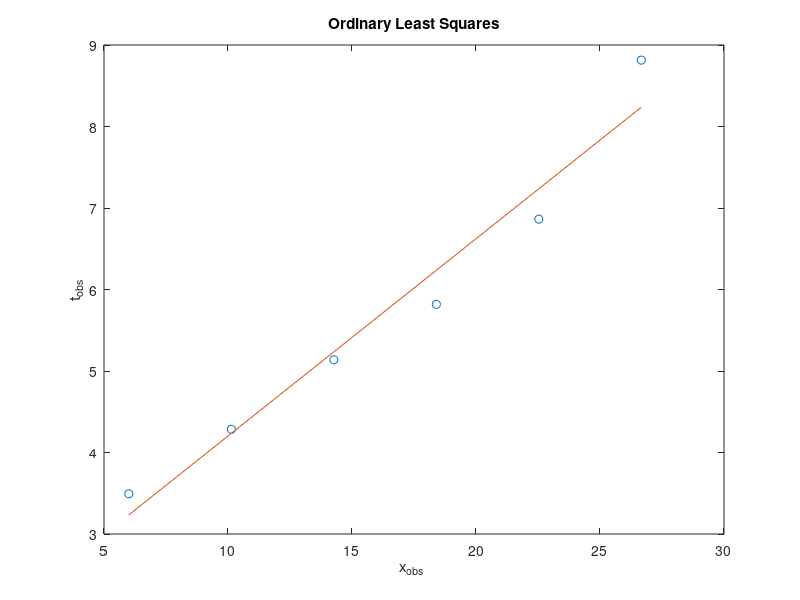

Reproduce this figure in MATLAB. (Note: this script raises an error after producing the figure.)
%%HW5 Problem 1
function z = Homework5
xobs = [6.0 10.1333 14.2667 18.4 22.5333 26.6667]'
tobs = [3.4935 4.285 5.1374 5.8181 6.8632 8.8141]'
m = length(xobs);
%model t_i = t_o + s_2*x_i
f = @(m) m(1) + m(2)*xobs;
sig = 0.1;
%errors are norm distributed with mu = 0 and sig = 0.1
G = [ones(length(xobs),1) xobs];


%% A) Least Squares  (G'Gm = G'tobs)
m_ols = (G'*G)\(G'*tobs)

%%Plot sol vs values
figure(1)
plot(xobs, tobs, 'o' , xobs, f(m_ols))
title('Ordinary Least Squares')
xlabel('x_{obs} ')
ylabel('t_{obs}')
%% B) Correlation matrix

Cov_Ml2 = sig^2.*inv(G'*G)

%% C)Conf Intervals and Plot 95% conf ellipsoid
n = length(m_ols);
alpha = 0.05;

%Conf interval plot
Conf_int = [(m_ols - 1.96*sqrt(diag(Cov_Ml2))) (m_ols + 1.96*sqrt(diag(Cov_Ml2)))]

%0.95 prob of being within [0,b] of chi square dist.
delta2 = chi2inv(1-alpha,m-n)

%Plot
figure(2)
plot_ellipse(m_ols,Cov_Ml2, delta2);
title('95% Confidence Elipse')
xlabel('s2 vals')
ylabel('t0 vals')

%% D)Chi Squared(X2) and p-value calculation
X2 = sum((tobs - G*m_ols).^2)/sig^2
p = 1-chi2cdf(X2,m-n)

%% E) MC Error prop for X2 distribution values
Trials = 1000;
X2vec = zeros(1000,1);

%Iterate though noise creation and X2 calculation.
for i = 1:1000
 tobs1 = G*m_ols + 0.1*randn(length(tobs),1);
 X2vec(i) = sum((tobs1 - G*m_ols).^2)/sig^2;

end
sort(X2vec);

%Plot of Histogram vs. Actual Distribution
figure(3)
subplot(2,1,1)
hist(X2vec, 20);
xlabel('Chi Squared Stat Value')
ylabel('# of Occurences')
title('Distribution of X^2 Over 1000 Simuations')
subplot(2,1,2)
plot(0:0.5:25,chi2pdf(0:0.5:25,m-n)*1000);
xlabel('Chi Squared Stat Value')
ylabel('Probability (from PDF) * 1000')
title('Chi Square Distribution with M-N degrees of freedom')



%% F) Computer proportion of X2 above X2ob. Compare to P
ptest = sum(X2vec>=X2)/1000

%% G) IRLS 
%Call N1Regress Function defined at bottom
m_1norm = N1Regress(G,0)

%Plot Fit
figure(4)
plot(xobs, tobs, 'o' , xobs,G*m_1norm)
title('1norm Regression')
xlabel('x_{obs} ')
ylabel('t_{obs}')

%% H) MC error prop and IRLS 
for i = 1:1000
    T(i,:) = N1Regress(G,sig)';
end
Mbar(1) = mean(T(:,1));
Mbar(2) = mean(T(:,2));

for i = 1:1000
    A(i,:) = T(i,:) - Mbar;
end
M = sort(T);
i = 1:1000;

%Covariance Matrix and Confidence Intervals for IRLS 1-Norm
COV = (A'*A)./Trials
MU = m_1norm + sig*diag(COV).^(1/2);
ML = m_1norm - sig*diag(COV).^(1/2);
Mconf = [ML MU]

%% I) Q-Q plots
figure(5)
plot(M(:,1),norminv((i-0.5)./Trials))
title('Q-Q polt: Normal Values vs. t0 Values')

figure(6)
plot(M(:,2),norminv((i-0.5)./Trials))
title('Q-Q polt: Normal Values vs. S2 Values')

%%Iterative Lease Squares Using 1-Norm
function b = N1Regress(G,eta)
tobs = [3.4935 4.285 5.1374 5.8181 6.8632 8.8141]';
tobs = tobs + eta*randn(length(tobs),1);

m_ols = (G'*G)\(G'*tobs);
m_guess = zeros(length(m_ols),1);
m_1norm = m_ols;
k = 0;
while max(abs(m_1norm - m_guess))> 10^-8
   k = k+1;
   m_guess = m_1norm;
   D = (abs(tobs - G*m_guess));
    for i = 1:length(D)
        if D(i)<10^-8
            D(i) = (10^-8);
        end
    end
    R = diag(1./D);
    m_1norm = inv(G'*R*G)*G'*R*tobs;
   if k>200
    break
   end
end
b = m_1norm;


